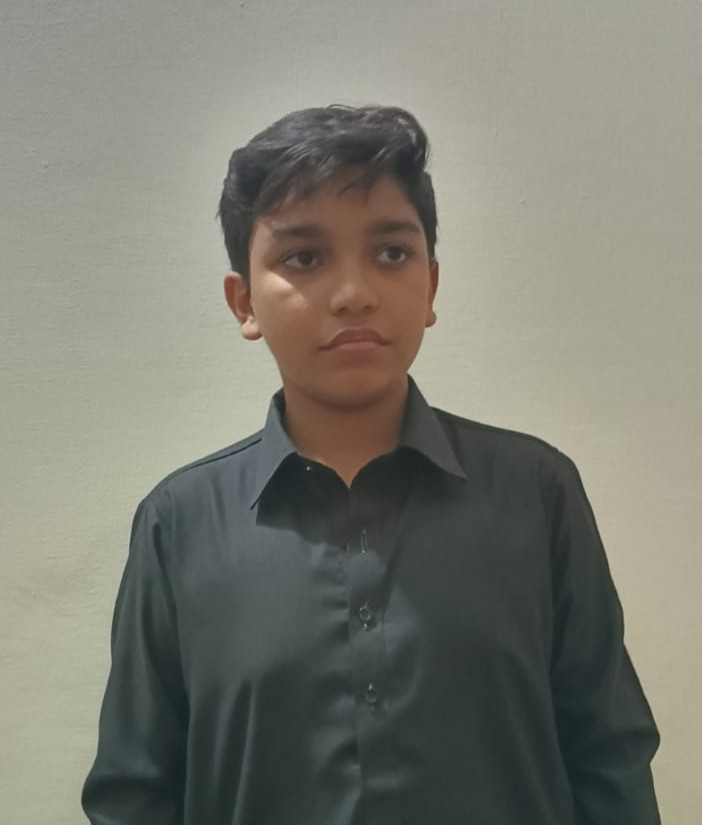
#> input picture Automation/Image Editor/images/Image.jpg, 702 x 825 px; its folder holds only this picture in this run
$ python main.py
#> lines starting #> are read from the running program, lines starting #| are printed output that depends on the picture
# Image Editor

import os
from PIL import Image, ImageFilter, ImageEnhance, ImageOps

def create_directory(path):
    if not os.path.exists(path):
        os.makedirs(path)

def process_images(path, path_out):
#> called with path = './images/', path_out = './edited_images/'
    for filename in os.listdir(path):
        if filename.lower().endswith(('.png', '.jpg', '.jpeg')):
            img = Image.open(os.path.join(path, filename))
#> img is the input picture: PIL image 702x825 RGB; mean R, G, B 124.1, 124.3, 113.7
            img = img.convert("RGB")
            img = img.filter(ImageFilter.SHARPEN)
            img = ImageEnhance.Color(img).enhance(1)
            img = ImageEnhance.Brightness(img).enhance(1)
            img = ImageEnhance.Contrast(img).enhance(1.2)
            img = img.filter(ImageFilter.GaussianBlur(radius=1))
            img = ImageOps.autocontrast(img)
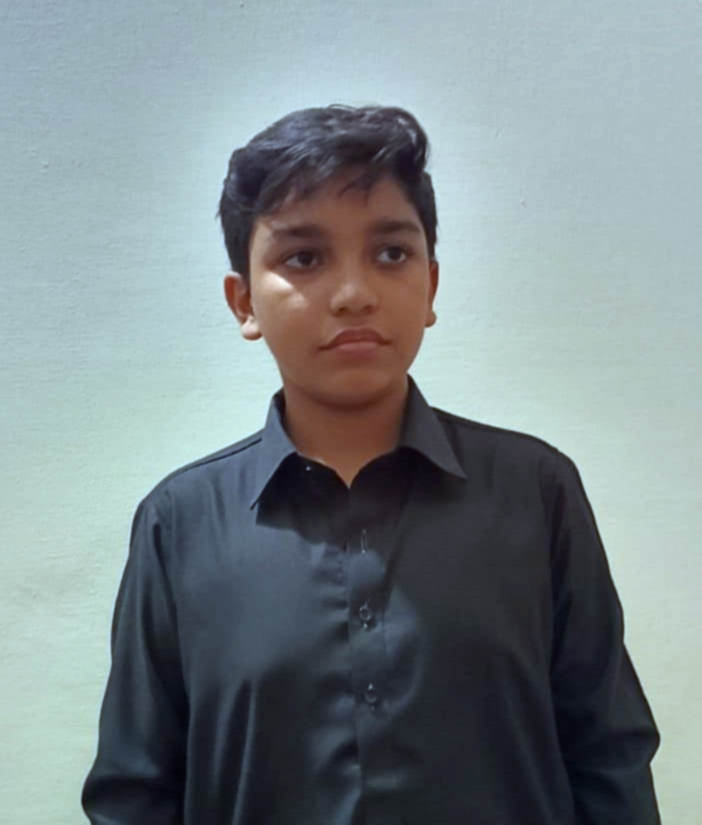
#> img: PIL image 702x825 RGB; mean R, G, B 124.9, 136.4, 139.6
            img.save(os.path.join(path_out, filename), "JPEG")

def enhance_images():
    path = "./images/"
    path_out = "./edited_images/"

    create_directory(path_out)
    process_images(path, path_out)

    print("All images have been edited and saved in the 'edited_images' folder.")

if __name__ == "__main__":
    enhance_images()
